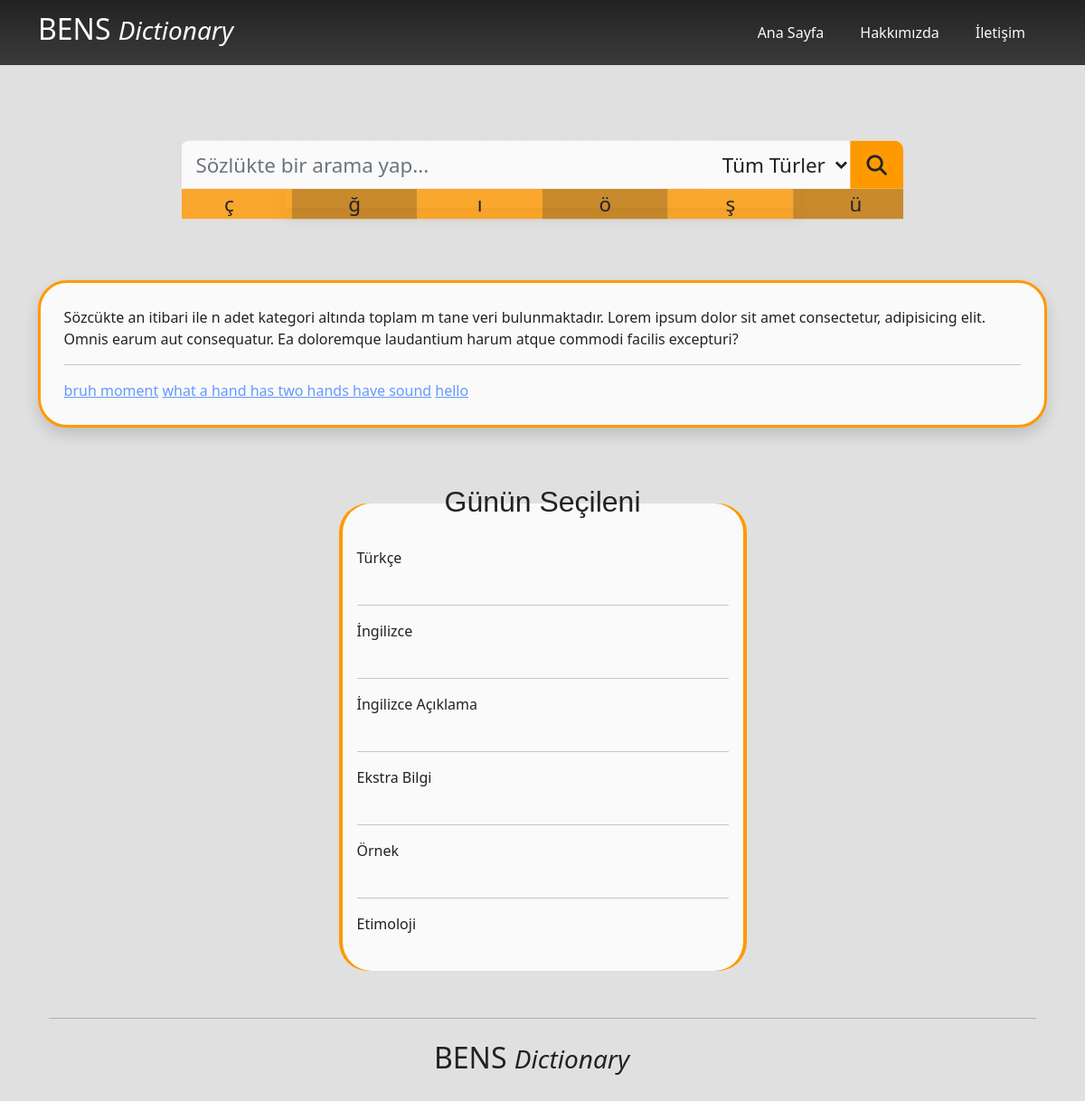
/, run on an earlier commit of the app's database.
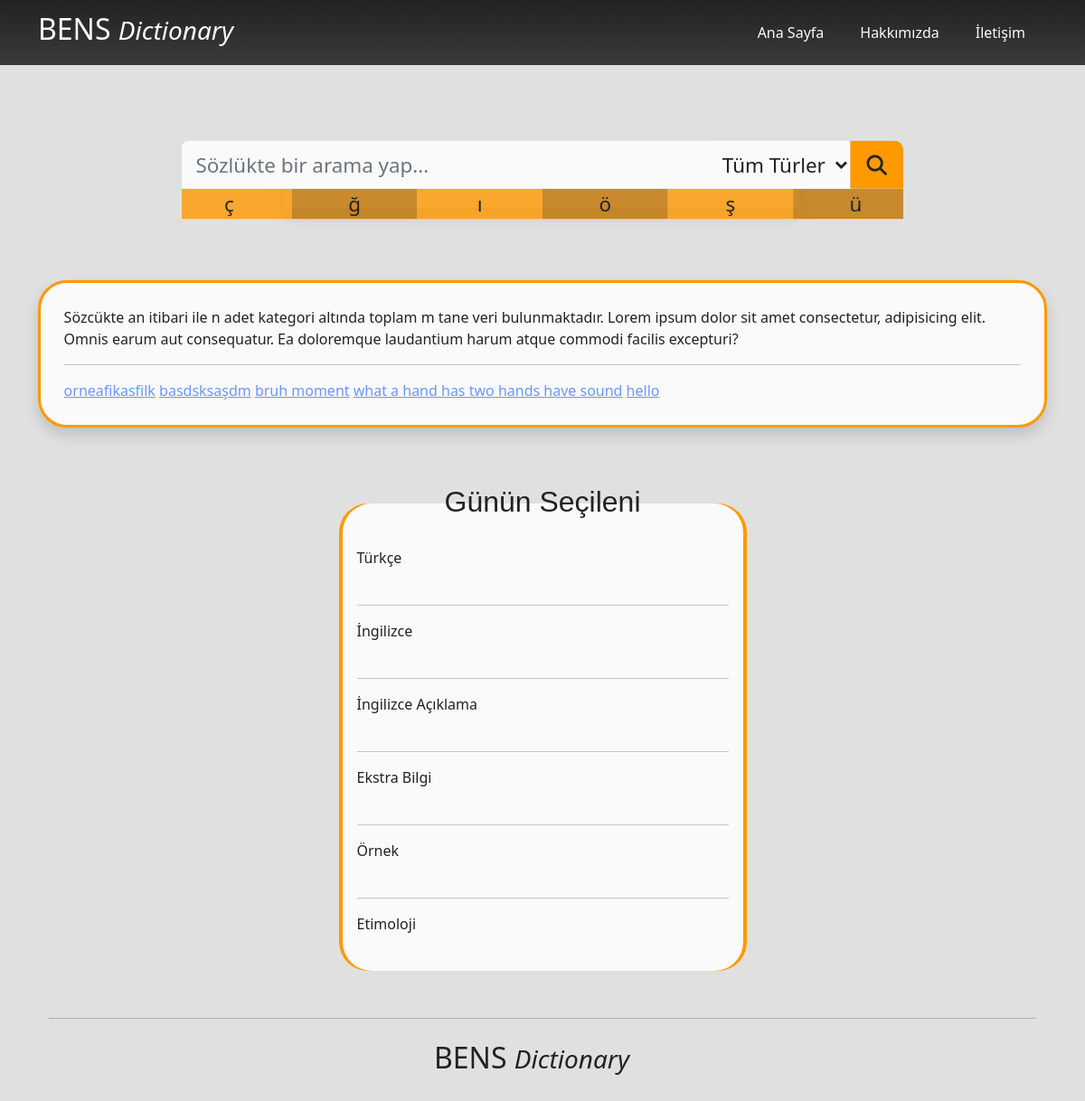
And on a later commit of the database.
### dictionary/models.py (models this page shows, shortened)
class Structure(models.Model):
    structureType = models.ManyToManyField(typeOf, blank=True, null=True)
    turkish = models.CharField(max_length=200)
    english = models.CharField(max_length=200)
    description = models.TextField()
    extraInformation = models.CharField(max_length=200, blank=True, null=True)
    example = models.TextField(blank=True, null=True)
    etymology = models.TextField(blank=True, null=True)
    original = models.ManyToManyField(comesFrom, null=True, blank=True)
    last_searched = models.DateTimeField(auto_now=False, blank=True, null=True)
    search_count = models.IntegerField(default=0)
    slug = models.SlugField(max_length=200, unique=True, null=True, blank=True)

### dictionary/views.py (the view)
# urls.py: path('', views.index, name="index"),
def index(request):
    return render(request, 'dictionary/index.html', {'recent': recents.get_recent_searched_posts(5)})

### dictionary/recents.py (called while the page is built)
def get_recent_searched_posts(limit=10):
    posts = Structure.objects.order_by('last_searched')[:limit]
    results = [{'title': post.english, 'search_count': post.search_count, 'slug': post.slug} for post in posts][::-1]
    Structure.objects.filter(id__in=[post.id for post in posts]).update(
        search_count=F('search_count') + 1,
        last_searched=datetime.now()
    )
    return results

### dictionary/templates/dictionary/index.html (shortened to what this page needs)
{% extends 'base.html' %}
{% load static %}
{% block content %}
    <div class="container">
        <form method="POST" action="{% url 'search' %}" id="searchBox" class="justify-content-center">
            <div class="row justify-content-md-center mt-5 text-center">
                <div class="col-md-6 px-0 shadow">
                  <div class="resizable-form">
                    <div class="px-0">
                        <div class="input-group">
                            <input type="text" id="search-input" name="search-input" class="theme-text theme-bg-color form-control no-round no-outline no-border top-left-round" placeholder="Sözlükte bir arama yap...">
                            <select name="search-type" id="search-type" class="ps-2 pe-1 no-round no-outline theme-text no-border theme-bg-color" style="">
                                <option value="Tüm Türler" selected class="theme-text theme-bg-color">Tüm Türler</option>
                            </select>
                            <span class="input-group-btn">
                                <button class="btn btn-default theme-orange no-round top-right-round" type="submit"><i class="fa-solid fa-magnifying-glass"></i></button>
                            </span>
                        </div>
                      </div>
                      <div class="row rounded-bottom">
                          <div class="col-2" id="specialChars" data-text="ç">ç</div>
                          <div class="col-2" id="specialChars" data-text="ğ">ğ</div>
                          <div class="col-2" id="specialChars" data-text="ı">ı</div>
                          <div class="col-2" id="specialChars" data-text="ö">ö</div>
                          <div class="col-2" id="specialChars" data-text="ş">ş</div>
                          <div class="col-2" id="specialChars" data-text="ü">ü</div>
                      </div>
                    </div>
                </div>
            </div>
          </form>
        <section id="infoBox" style="margin-top: 5rem;" class="shadow">
            <div class="infoDiv theme-text">
                <div class=>
                    Sözcükte an itibari ile n adet kategori altında toplam m tane veri bulunmaktadır. Lorem ipsum dolor sit amet consectetur, adipisicing elit. Omnis earum aut consequatur. Ea doloremque laudantium harum atque commodi facilis excepturi?
                </div>
                <hr>
                <div style="margin-top: 1rem;">
                    {% for recentItem in recent %}
                        <a href="{% url 'slugSearch' recentItem.slug %}" class="theme-light-blue">{{ recentItem.title }}</a>
                    {% endfor %}
                </div>
            </div>
        </section>
        <div class="row justify-content-center" style="margin-top: 5rem;">
            <div class="col-10 col-md-5">
                {% include 'dictionary/partials/_idiomOfDay.html' with idiomOfDay=idiomOfDay %}
            </div>
        </div>
{% endblock content %}

What changed in the data, as far as the page shows it:
added Structure: title "orneafikasfilk"
added Structure: title "basdsksaşdm"
